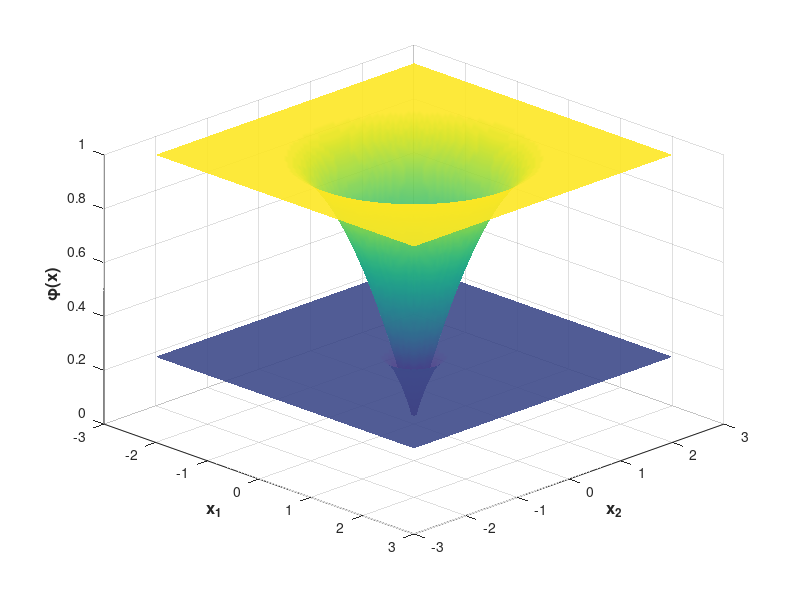

Reproduce this figure in MATLAB.

clear; close all; clc;

b2_values = [0.5, 2];  
colors = {[0.2, 0.4, 0.8], [0.8, 0.2, 0.2]};  

figure('Position', [100, 100, 600, 500], 'Name', 'MC罚函数3D视图', 'NumberTitle', 'off');

grid_max = 2.5;
[x1, x2] = meshgrid(linspace(-grid_max, grid_max, 100), linspace(-grid_max, grid_max, 100));


hold on;
for idx = 1:2
    b2 = b2_values(idx);
    threshold = 1/b2;  
    

    phi = @(x) (norm(x, 2) - (b2/2) * norm(x, 2)^2) .* (norm(x, 2) < threshold) + ...
               (1/(2*b2)) .* (norm(x, 2) >= threshold);
    

    phi_vals = zeros(size(x1));
    for i = 1:size(x1, 1)
        for j = 1:size(x1, 2)
            x = [x1(i, j); x2(i, j)];
            phi_vals(i, j) = phi(x);
        end
    end
    

    surf(x1, x2, phi_vals, ...
         'EdgeColor', 'none', ...
         'FaceAlpha', 0.9, ...
         'FaceColor', colors{idx});
    
   
end


xlabel('x_1', 'FontSize', 12, 'FontWeight', 'bold');
ylabel('x_2', 'FontSize', 12, 'FontWeight', 'bold');
zlabel('\phi(x)', 'FontSize', 12, 'FontWeight', 'bold');


grid on;
view(45, 30);  
shading interp;



hold off;
